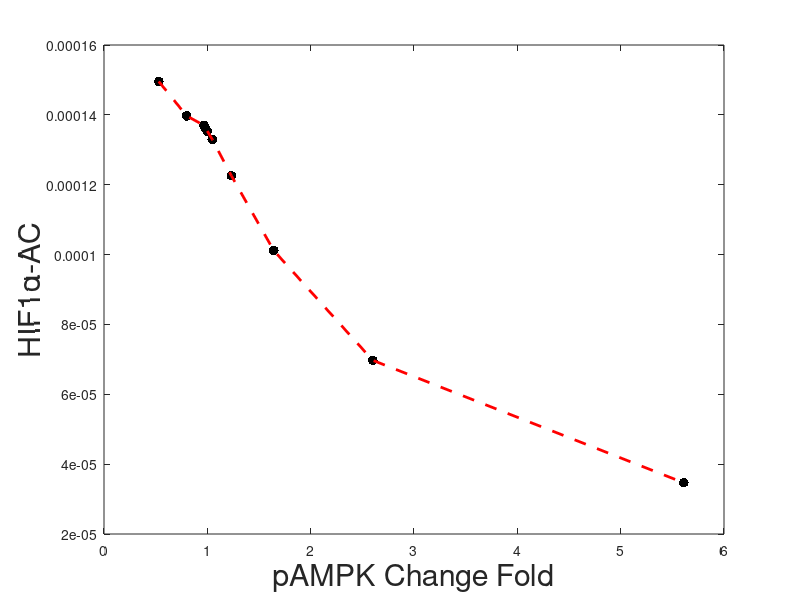
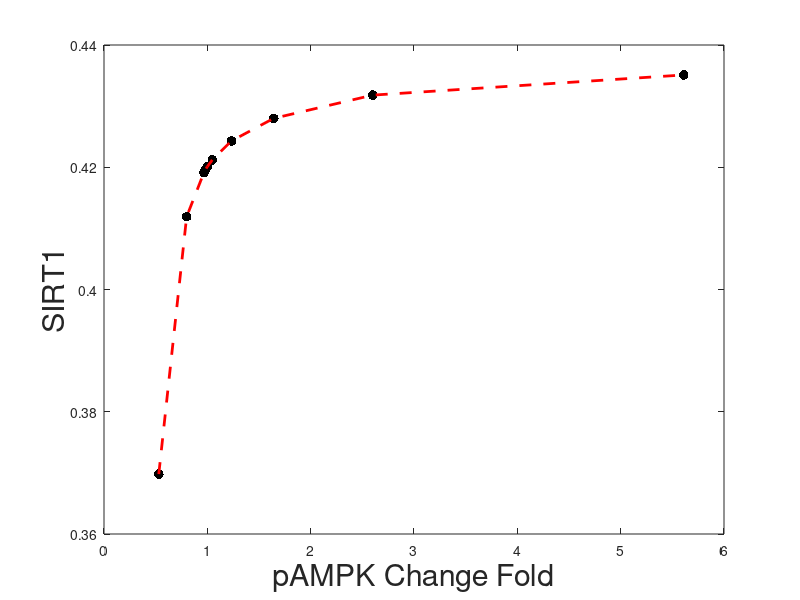
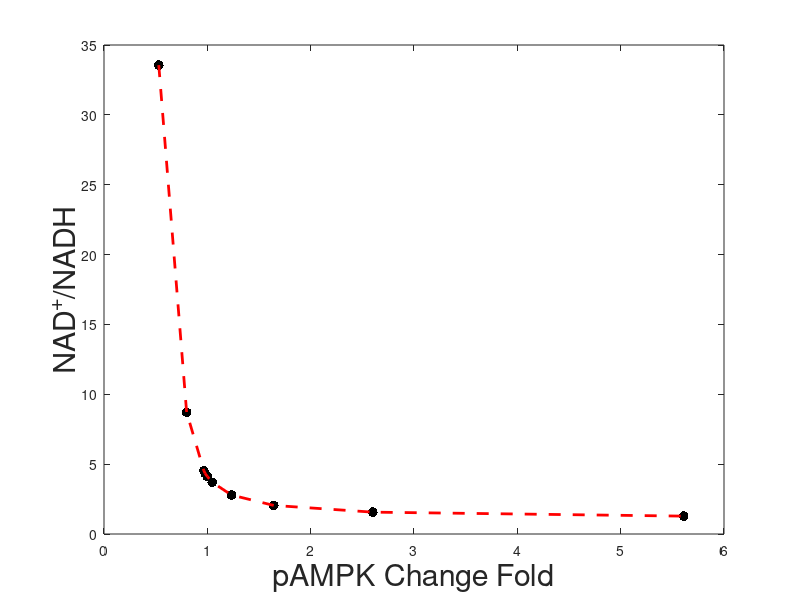

Reproduce these figures in MATLAB, in order.
close all
clear all

mutant = 'HighSIRT1';
mutant = 'HighpAMPK1';
if strcmp(mutant,'HighpAMPK1')

%pAMPK
% kp = [0.1ALL, 0.5ALL, 0.1, 0.5, 1, 2, 5, 10, 20, 50];%0.1ALL, 0.5ALL
pAMPK = [1.9258e-04, 2.9048e-04, 3.4961e-04,  3.5546e-04, 3.6329e-04,  3.8078e-04, 4.4797e-04, 5.9663e-04, 9.4470e-04,  0.0020];
pAMPKfoldss = [0.5301, 0.7996, 0.9663, 0.9784, 1, 1.0481, 1.2331, 1.6423,  2.6004,  5.6100];
% pAMPKpeak
HIFACfoldss = [1.1050,1.0323, 1.0110, 1.0072, 1, 0.9823, 0.9054, 0.7475, 0.5152, 0.2562];
HIFACss = [1.4956e-04, 1.3972e-04, 1.3700e-04, 1.3633e-04, 1.3535e-04, 1.3296e-04, 1.2255e-04, 1.0117e-04, 6.9728e-05,  3.4679e-05];
HIF1ss = [ 7.9484e-07, 7.4259e-07, 7.2812e-07, 7.2452e-07, 7.1934e-07, 7.0661e-07, 6.5130e-07, 5.3770e-07, 3.7058e-07, 1.8431e-07];
NADratio = [33.5603, 8.7155, 4.5306, 4.3393, 4.1124, 3.7007, 2.7919, 2.0461, 1.5643, 1.2796];
SIRT1 = [0.3698, 0.4119, 0.4191, 0.4195, 0.4201, 0.4212, 0.4243, 0.4280, 0.4318, 0.4351];
elseif strcmp(mutant,'HighSIRT1')
%SIRT activator
ks = [0.1, 0.5, 1, 2, 5, 10, 20, 50];
SIRT1 = [0.4117, 0.4154,0.4201,0.4294, 0.4573,0.5039,0.5974, 0.8786];
SIRT1fold = [ 0.9801,0.9889,1,1.0221,1.0886,1.1996,1.4220,2.0914];
pAMPK = [3.5904e-04,3.6093e-04,3.6329e-04,3.6804e-04,3.8244e-04, 4.0693e-04,4.5726e-04,6.1332e-04];
pAMPKfoldss = pAMPK./pAMPK(3);
HIFACfoldss = [1.0178,1.0098,1,0.9808, 0.9266,0.8462,0.7162, 0.4786];
HIFACss = [ 1.3776e-04, 1.3668e-04, 1.3535e-04,1.3275e-04,1.2541e-04,1.1454e-04,9.6944e-05,6.4775e-05];
HIF1ss = [7.3212e-07, 7.2640e-07,7.1934e-07, 7.0554e-07,6.6653e-07,6.0874e-07,5.1522e-07,3.4426e-07];
NADratio = [4.0261,4.0644,4.1124,4.2093, 4.5050,5.0134,6.0765, 9.4589];

[R3, P3] = corrcoef(HIFACss, SIRT1fold);
end


%% R and P
[R1, P1] = corrcoef(pAMPKfoldss, HIFACss);
[R2, P2] = corrcoef(pAMPK, HIFACss);


%% PLOTS
fontsize1 = 22; fontsize2 = 18;

figure()%HIFAC VS pAMPK
set(gca,'FontName','Times New Roman','FontSize',fontsize2);
scatter(pAMPKfoldss,HIFACss,50,'k','o','filled');
hold on;
line(pAMPKfoldss, HIFACss, 'Color', 'r','Linestyle', '--', 'LineWidth', 2);
xlabel('pAMPK Change Fold','fontsize',fontsize1); ylabel('HIF1\alpha-AC','fontsize',fontsize1);
% ylim([0.8*min(HIFACss) 1.25*max(HIFACss)]);  xlim([0.8*min(pAMPKfoldss) 1.25*max(pAMPKfoldss)]);
box on 

figure()%SIRT1 VS pAMPK
set(gca,'FontName','Times New Roman','FontSize',fontsize2);
scatter(pAMPKfoldss,SIRT1,50,'k','o','filled');
hold on;
line(pAMPKfoldss, SIRT1, 'Color', 'r','Linestyle', '--', 'LineWidth', 2);
xlabel('pAMPK Change Fold','fontsize',fontsize1); ylabel('SIRT1','fontsize',fontsize1);
box on 

figure()%nadratio VS pAMPK
set(gca,'FontName','Times New Roman','FontSize',fontsize2);
scatter(pAMPKfoldss,NADratio,50,'k','o','filled');
hold on;
line(pAMPKfoldss, NADratio, 'Color', 'r','Linestyle', '--', 'LineWidth', 2);
xlabel('pAMPK Change Fold','fontsize',fontsize1); ylabel('NAD^{+}/NADH','fontsize',fontsize1);
box on 

if strcmp(mutant,'HighSIRT1')
figure()%HIF VS SIRT1
set(gca,'FontName','Times New Roman','FontSize',fontsize2);
scatter(SIRT1fold,HIFACss,50,'k','o','filled');
hold on;
line(SIRT1fold,HIFACss, 'Color', 'r','Linestyle', '--', 'LineWidth', 2);
num_ticks = 5; % 指定要显示的刻度标签数目
xtick_pos = linspace(min(SIRT1fold), max(SIRT1fold), num_ticks); % 生成等间距的刻度位置
% 设置 x 轴的刻度位置和标签
xticks(xtick_pos);
% xticklabels(cellstr(num2str(xtick_pos', '%.0f'))); % 将刻度位置转换为字符串标签

xlabel('SIRT1 Change Fold','fontsize',fontsize1); ylabel('HIF1\alpha-AC','fontsize',fontsize1);
box on 
end
% figure()%HIF1 VS pAMPK
% set(gca,'FontName','Times New Roman','FontSize',fontsize2);
% scatter(pAMPKfoldss,HIF1ss,50,'k','o','filled');
% hold on;
% line(pAMPKfoldss, HIF1ss, 'Color', 'r','Linestyle', '--', 'LineWidth', 2);
% xlabel('pAMPK Change Fold','fontsize',fontsize1); ylabel('HIF1','fontsize',fontsize1);
% box on 
% 
% figure()%HIFAC VS pAMPK
% set(gca,'FontName','Times New Roman','FontSize',fontsize2);
% scatter(pAMPK,HIFACss,50,'k','o','filled');
% hold on;
% line(pAMPK, HIFACss, 'Color', 'r','Linestyle', '--', 'LineWidth', 2);
% xlabel('pAMPK','fontsize',fontsize1); ylabel('HIF1\alpha-AC','fontsize',fontsize1);
% box on 